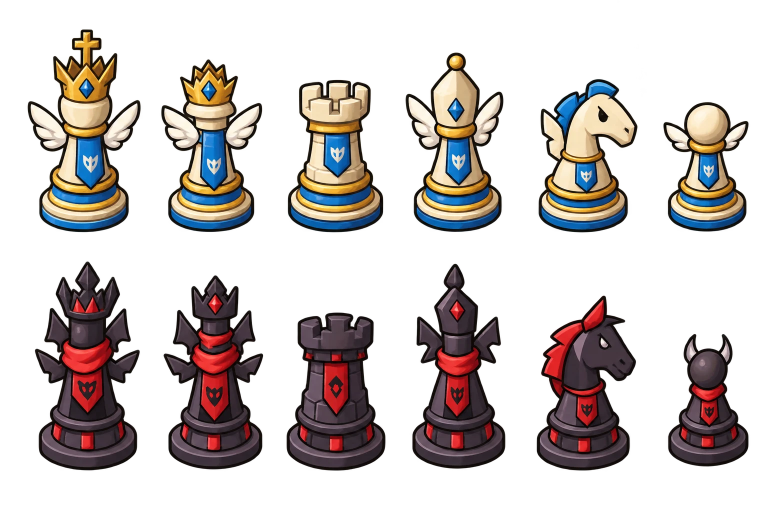
#> input picture tools/art/classic_set.webp, 1536 x 1024 px (shown at 1/2 size)
$ python build_classic.py
#> lines starting #> are read from the running program, lines starting #| are printed output that depends on the picture; after the words box and inside, x2 and y2 are one past the last pixel; in counts of white or black regions, pixels touching at a corner belong together
"""Bakes the still-picture chess sets (Settings "piece_set"): "classic", Bonta against Brâkmar, and "staunton",
plain ivory and ebony Staunton pieces. For "classic": White is Bonta (angels: ivory,
sky blue, gold, feathered wings), black is Brâkmar (demons: charcoal, crimson, bat wings, horns).

    python tools/build_classic.py [--set classic|staunton|all] [--preview out.png]
        (with the python that has skia, like loading_runners.py)
    -> game/assets/gen/<set>/<side>_<role>.json + .png      (density 1.5, sharp up to 4K)
       game/assets/gen/<set>_1x/<side>_<role>.json + .png   (density 1.0)

The pictures come from one painted sheet, tools/art/classic_set.webp (transparent background, white row on top,
black row below, king queen rook bishop knight pawn from left to right). Touched up here:
    - the emblems on the banners: Bonta's pair of white wings, Brâkmar's pair of horns (city of the angels, of
      the demons) instead of the sheet's own marks;
    - Brâkmar's king and queen wear gold crowns, like Bonta's;
    - Brâkmar's queen has a demon's horns, so she does not look like her king.

"staunton" comes from tools/art/staunton_set.webp, same layout on a plain green background (keyed out here), used
as it is: its proportions are already a real set's, scaled so its king stands as tall as the classic one.

The pieces are still pictures: their animations (breathing, hop, lunge, hit, fall, cheer) are transforms of that
one picture, written into the atlas frames ("t": [degrees, scale x, scale y, dx, dy] around the feet, see
src/render/flash_sprite.gd). Same atlas format as the creatures otherwise (src/render/atlas.gd).
"""
from __future__ import annotations

import argparse
import json
import math
from collections import deque
from pathlib import Path

import numpy as np
import skia
from PIL import Image

ROOT = Path(__file__).resolve().parents[1]
GEN = ROOT / "game" / "assets" / "gen"
SHEET = ROOT / "tools" / "art" / "classic_set.webp"
FPS = 60.0
SIDES = ("white", "black")
ROLES = ("king", "queen", "rook", "bishop", "knight", "pawn")
LAYOUT = 0.5      # layout px per sheet px ("classic"; "staunton" is matched to its king): the king stands ~205 layout px tall, like the creatures' tallest
# like a real set: the king the biggest (taller and broader), the queen next (taller); (width, height) factors
ROLE_SCALE = {"king": (1.2, 1.14), "queen": (1.04, 1.12)}
FOOT_K = 0.3      # the base's bottom ellipse: its half height over its half width, on the sheet's own view
SETS = {
    "classic": {"sheet": "classic_set.webp", "foot_k": 0.3},
    "staunton": {"sheet": "staunton_set.webp", "foot_k": 0.22, "key_green": True, "role_scale": {}},
}
OUTLINE = (24, 16, 20)
GOLD = [(0.0, (70, 46, 14)), (0.25, (148, 86, 18)), (0.5, (211, 141, 39)), (0.75, (238, 176, 53)),
        (1.0, (255, 230, 140))]


# --- the sheet ------------------------------------------------------------------------------------------------------

def _runs(v):
    out, start = [], None
    for i, x in enumerate(v):
        if x and start is None:
            start = i
        elif not x and start is not None:
            out.append((start, i))
            start = None
    if start is not None:
        out.append((start, len(v)))
    return out


def _boxes(alpha: np.ndarray) -> dict:
    """(side, role) -> (x0, y0, x1, y1) of every piece on the sheet."""
    on = alpha > 8
    out = {}
    rows = [r for r in _runs(on.any(1)) if r[1] - r[0] > 12]  # specks of the background ignored
    assert len(rows) == 2, rows
    for side, (y0, y1) in zip(SIDES, rows):
        cols = [c for c in _runs(on[y0:y1].any(0)) if c[1] - c[0] > 12]
        assert len(cols) == 6, cols
        for role, (x0, x1) in zip(ROLES, cols):
            ys = np.nonzero(on[y0:y1, x0:x1].any(1))[0]
            out[(side, role)] = (x0, y0 + ys[0], x1, y0 + ys[-1] + 1)
    return out


def _label(mask: np.ndarray):
    """The connected parts of `mask` (4-neighbours), as (ys, xs) arrays."""
    seen = np.zeros_like(mask, bool)
    H, W = mask.shape
    for y0, x0 in zip(*np.nonzero(mask)):
        if seen[y0, x0]:
            continue
        q = deque([(y0, x0)])
        seen[y0, x0] = True
        ys, xs = [], []
        while q:
            y, x = q.popleft()
            ys.append(y)
            xs.append(x)
            for yy, xx in ((y + 1, x), (y - 1, x), (y, x + 1), (y, x - 1)):
                if 0 <= yy < H and 0 <= xx < W and mask[yy, xx] and not seen[yy, xx]:
                    seen[yy, xx] = True
                    q.append((yy, xx))
        yield np.array(ys), np.array(xs)


def _grow(m: np.ndarray, n: int) -> np.ndarray:
    for _ in range(n):
        g = m.copy()
        g[1:] |= m[:-1]
        g[:-1] |= m[1:]
        g[:, 1:] |= m[:, :-1]
        g[:, :-1] |= m[:, 1:]
        m = g
    return m


def _lum(a):
    return 0.3 * a[..., 0] + 0.59 * a[..., 1] + 0.11 * a[..., 2]


# --- the emblems ----------------------------------------------------------------------------------------------------

# [83 lines left out: functions _p, _wings, _horns, _gold_paint, _crown_wings, not called in this run]


MARGIN = 0.8  ## the emblem drawn at 80 % of its box


def _stamp(draw, size: int) -> np.ndarray:
    """RGBA array of an emblem drawn at `size` px (4x supersampled)."""
    ss = 4
    s = skia.Surface(size * ss, size * ss)
    cv = s.getCanvas()
    cv.clear(0)
    cv.scale(size * ss / 100.0, size * ss / 100.0)
    # a margin all round: the wings reach the box's sides, their outline must not be cut off
    cv.translate(50, 50)
    cv.scale(MARGIN, MARGIN)
    cv.translate(-50, -50)
    draw(cv)
    a = s.makeImageSnapshot().toarray(colorType=skia.kRGBA_8888_ColorType, alphaType=skia.kUnpremul_AlphaType)
    return np.array(Image.fromarray(a, "RGBA").resize((size, size), Image.LANCZOS))


# [7 lines left out: function _over, not called in this run]


def _emblems(a: np.ndarray, boxes: dict):
    """Swaps the marks on the banners (holes in the blue / red cloth) for the cities' emblems; the kings get a gold
    crown between gold wings, to be told from the queens at a glance."""
    r, g, b, al = a[..., 0], a[..., 1], a[..., 2], a[..., 3]
    H = a.shape[0]
    cloth = {
        "white": (b > r + 40) & (b > 90) & (al > 200),
        "black": (r > 120) & (r > g + 70) & (r > b + 50) & (al > 200),
    }
    done = 0
    for side, m in cloth.items():
        half = slice(0, H // 2) if side == "white" else slice(H // 2, H)
        mm = np.zeros_like(m)
        mm[half] = m[half]
        for ys, xs in _label(~mm):
            if ys.min() == 0 or xs.min() == 0 or ys.max() == H - 1 or xs.max() == a.shape[1] - 1:
                continue  # the outside
            if len(xs) < 150:
                continue  # folds and specks
            hole = np.zeros_like(m)
            hole[ys, xs] = True
            hole = _grow(hole, 2)
            known = mm & ~hole
            # fill the hole with the cloth around it (diffusion from its edge inwards)
            todo = hole.copy()
            while todo.any():
                acc = np.zeros(a.shape[:2] + (3,))
                n = np.zeros(a.shape[:2])
                for dy, dx in ((1, 0), (-1, 0), (0, 1), (0, -1), (1, 1), (-1, -1), (1, -1), (-1, 1)):
                    k = np.roll(np.roll(known, dy, 0), dx, 1)
                    c = np.roll(np.roll(a[..., :3], dy, 0), dx, 1)
                    acc += c * k[..., None]
                    n += k
                front = todo & (n > 0)
                if not front.any():
                    break
                a[front, :3] = acc[front] / n[front][:, None]
                a[front, 3] = 255
                known = known | front
                todo &= ~front
            # the emblem, as wide as the old mark
            w = xs.max() - xs.min() + 1
            hgt = ys.max() - ys.min() + 1
            size = int(max(w, hgt) * 1.15 / MARGIN)
            cx, cy = (xs.min() + xs.max()) / 2, (ys.min() + ys.max()) / 2
            kx0, ky0, kx1, ky1 = boxes[(side, "king")]
            king = kx0 <= cx < kx1 and ky0 <= cy < ky1
            if king:
                size = int(size * 1.6)
            st = _stamp(_crown_wings if king else (_wings if side == "white" else _horns), size)
            _over(a, st, int(round(cx - size / 2)), int(round(cy - size / 2)))
            done += 1
    assert done == 12, done


def _gold(a: np.ndarray, box, rows: tuple[float, float], cols: tuple[float, float], lower=None):
    """Brâkmar's crowns: their charcoal turned to gold. The crown is the part of the box between `rows` (fractions of
    the piece's height) and `cols` (of its width); `lower` = (row, cols) widens it down to the crown's band."""
    x0, y0, x1, y1 = box
    W, H = x1 - x0, y1 - y0
    m = np.zeros(a.shape[:2], bool)
    m[y0 + int(rows[0] * H):y0 + int(rows[1] * H), x0 + int(cols[0] * W):x0 + int(cols[1] * W)] = True
    if lower:
        row, c = lower
        m[y0 + int(rows[1] * H):y0 + int(row * H), x0 + int(c[0] * W):x0 + int(c[1] * W)] = True
    px = a[m]
    red = (px[:, 0] > px[:, 1] + 60) & (px[:, 0] > px[:, 2] + 40)
    t = np.clip((_lum(px) - 26) / 64.0, 0, 1)
    out = np.zeros((len(px), 3))
    for (t0, c0), (t1, c1) in zip(GOLD, GOLD[1:]):
        k = (t >= t0) & (t <= t1)
        f = ((t[k] - t0) / (t1 - t0))[:, None]
        out[k] = np.array(c0) * (1 - f) + np.array(c1) * f
    # the outline stays dark, eased into the gold through its soft edge
    edge = np.clip((_lum(px) - 14) / 14.0, 0, 1)[:, None]
    out = px[:, :3] * (1 - edge) + out * edge
    keep = red | (px[:, 3] < 8)
    px[~keep, :3] = out[~keep]
    a[m] = px


def _queen_horns(a: np.ndarray, box):
    """Brâkmar's queen: two curved horns rising from behind her crown."""
    x0, y0, x1, y1 = box
    W, H = x1 - x0, y1 - y0
    pad = 60
    layer = skia.Surface(W + 2 * pad, H + 2 * pad)
    cv = layer.getCanvas()
    cv.clear(0)
    cv.translate(pad + W / 2, pad)
    line = skia.Paint(AntiAlias=True, Color=skia.Color(*OUTLINE), Style=skia.Paint.kStroke_Style, StrokeWidth=7,
                      StrokeJoin=skia.Paint.kRound_Join)
    for flip in (-1, 1):
        cv.save()
        cv.scale(flip, 1)
        # the root hidden behind the crown's side, the horn curling out then up, tip in
        horn = _p([(30, 72), (76, 68, 74, 26), (72, 2, 52, -12), (60, 12, 55, 32), (50, 50, 28, 50)])
        cv.drawPath(horn, line)
        cv.drawPath(horn, skia.Paint(AntiAlias=True, Color=skia.Color(142, 130, 138)))  # the shaded outer side
        cv.save()
        cv.clipPath(horn, skia.ClipOp.kIntersect, True)
        cv.translate(-6, 3)
        cv.drawPath(horn, skia.Paint(AntiAlias=True, Color=skia.Color(214, 206, 204)))  # the lit inner side
        cv.restore()
        cv.drawPath(horn, line)
        for y, ra, rb in ((48, 46, 70), (30, 54, 72)):  # ridges
            cv.drawLine(ra, y + 4, rb, y - 2, skia.Paint(AntiAlias=True, Color=skia.Color(*OUTLINE), StrokeWidth=3,
                                                         StrokeCap=skia.Paint.kRound_Cap))
        cv.drawCircle(58, 14, 3.5, skia.Paint(AntiAlias=True, Color=skia.Color(248, 244, 238)))  # glint
        cv.restore()
    hl = layer.makeImageSnapshot().toarray(colorType=skia.kRGBA_8888_ColorType, alphaType=skia.kUnpremul_AlphaType)
    # behind the queen: the horns first, the piece over them
    region = a[y0 - pad:y1 + pad, x0 - pad:x1 + pad].copy()
    under = hl.astype(float)
    pa = region[..., 3:4] / 255.0
    ha = under[..., 3:4] / 255.0
    ua = pa + ha * (1 - pa)
    rgb = under[..., :3] * ha * (1 - pa) + region[..., :3] * pa
    region[..., :3] = np.where(ua > 0, rgb / np.maximum(ua, 1e-6), 0)
    region[..., 3:4] = ua * 255.0
    a[y0 - pad:y1 + pad, x0 - pad:x1 + pad] = region


def _key_green(a: np.ndarray):
    """A plain green background made transparent; the soft edges lose their green (unmixed from it)."""
    rgb = a[..., :3]
    green = rgb[..., 1] - np.maximum(rgb[..., 0], rgb[..., 2])
    border = np.concatenate([green[:4].ravel(), green[-4:].ravel(), green[:, :4].ravel(), green[:, -4:].ravel()])
    g0 = float(np.median(border))
    edge = np.concatenate([rgb[:4].reshape(-1, 3), rgb[-4:].reshape(-1, 3)])
    bg = np.median(edge, 0)
    al = np.clip(1 - (green - 4) / (g0 - 10), 0, 1)
    al[al < 0.04] = 0
    al[al > 0.96] = 1
    with np.errstate(divide="ignore", invalid="ignore"):
        un = (rgb - (1 - al[..., None]) * bg) / al[..., None]
    a[..., :3] = np.where(al[..., None] > 0, np.clip(un, 0, 255), 0)
    a[..., 3] = al * 255


def load_sheet():
    """The touched-up sheet (float RGBA) and every piece's box on it."""
    a = np.array(Image.open(SHEET).convert("RGBA")).astype(float)
    if CFG.get("key_green"):
        _key_green(a)
        return a, _boxes(a[..., 3])
    a[..., 3] = np.where(a[..., 3] >= 250, 255, a[..., 3])
    boxes = _boxes(a[..., 3])
    _emblems(a, boxes)
    _gold(a, boxes[("black", "king")], (0.0, 0.225), (0.19, 0.81), (0.275, (0.31, 0.69)))
    _gold(a, boxes[("black", "queen")], (0.0, 0.20), (0.24, 0.76), (0.27, (0.28, 0.72)))
    _queen_horns(a, boxes[("black", "queen")])
    boxes = _boxes(a[..., 3])  # the horns widened the queen
    return a, boxes


def render(sheet, boxes, side: str, role: str, density: float):
    """The piece at `density` texels per layout px; returns (image, feet origin inside it, foot radius in layout px)."""
    x0, y0, x1, y1 = boxes[(side, role)]
    pad = 3
    crop = sheet[y0 - pad:y1 + pad, x0 - pad:x1 + pad]
    al = crop[..., 3]
    # premultiplied for the resize (no dark fringes), then back
    pm = crop.copy()
    pm[..., :3] *= al[..., None] / 255.0
    sx, sy = CFG.get("role_scale", ROLE_SCALE).get(role, (1.0, 1.0))
    kx, ky = LAYOUT * density * sx, LAYOUT * density * sy
    w, h = round(pm.shape[1] * kx), round(pm.shape[0] * ky)
    chans = [np.array(Image.fromarray(pm[..., c].astype(np.float32), "F").resize((w, h), Image.LANCZOS))
             for c in range(4)]
    out = np.stack(chans, -1)
    out[..., 3] = np.clip(out[..., 3], 0, 255)
    rgb = np.where(out[..., 3:4] > 0.5, out[..., :3] * 255.0 / np.maximum(out[..., 3:4], 1e-6), 0)
    img = Image.fromarray(np.dstack([np.clip(rgb, 0, 255), out[..., 3]]).astype(np.uint8), "RGBA")
    # the feet: the middle of the base's bottom ellipse (its half width from the lowest tenth of the piece)
    on = al > 128
    rows = np.nonzero(on.any(1))[0]
    low = on[rows[-1] - int(0.1 * (y1 - y0)):rows[-1]]
    xs = np.nonzero(low.any(0))[0]
    rx = (xs[-1] - xs[0]) / 2
    fx = (xs[0] + xs[-1]) / 2
    fy = rows[-1] - CFG.get("foot_k", FOOT_K) * rx
    return img, (fx * kx, fy * ky), rx * LAYOUT * sx


# --- animations (transforms of the still picture) -------------------------------------------------------------------

def ease(t):
    return t * t * (3 - 2 * t)


def pivot(rot_deg, px, py):
    """Translation that makes a rotation about the feet turn about (px, py) instead (layout px)."""
    a = math.radians(rot_deg)
    rx = px * math.cos(a) - py * math.sin(a)
    ry = px * math.sin(a) + py * math.cos(a)
    return px - rx, py - ry


def anims(role: str, height: float, base_r: float) -> dict:
    """key -> (frames: [(deg, sx, sy, dx, dy)], events {frame: [tags]}, loop)."""
    # idle: breathing, a slow rise and fall with a hint of sway (the piece starts it at a random frame)
    n = 210
    idle = []
    for i in range(n):
        t = i / n
        br = math.sin(2 * math.pi * t)
        idle.append((0.7 * math.sin(2 * math.pi * t + 1.2), 1 - 0.008 * br, 1 + 0.018 * br, 0, 0))
    out = {"static_R": (idle, {}, True)}
    # walk: little hops, squashing as it lands (with a soft knock)
    n = 22
    hop = []
    for i in range(n):
        t = i / n
        y = -math.sin(math.pi * t) * 13.0
        sq = 0.0
        if t < 0.14:
            sq = 1 - t / 0.14
        elif t > 0.9:
            sq = (t - 0.9) / 0.1
        hop.append((math.sin(2 * math.pi * t) * 2.5, 1 + 0.07 * sq, 1 - 0.09 * sq + 0.04 * math.sin(math.pi * t), 0, y))
    out["walk_R"] = (hop, {"0": ["sound:blop_step"]}, True)
    # attack: lean back, then a fast lunge forward that strikes, then settle
    f = []
    n = 44
    for i in range(n):
        t = i / (n - 1)
        if t < 0.35:
            k = ease(t / 0.35)
            rot, dx = -12 * k, -6 * k
        elif t < 0.5:
            k = (t - 0.35) / 0.15
            rot, dx = -12 + 36 * k * k, -6 + 40 * k * k
        else:
            k = ease((t - 0.5) / 0.5)
            rot, dx = 24 * (1 - k) + math.sin(k * math.pi * 2) * 3 * (1 - k), 34 * (1 - k)
        f.append((rot, 1, 1, dx, 0))
    out["anim0_R"] = (f, {"10": ["sound:rapid_swish"], "22": ["impact"], str(n - 1): ["end"]}, False)
    # hit: knocked back, wobbling
    f = []
    n = 28
    for i in range(n):
        t = i / (n - 1)
        rot = -16 * math.exp(-4 * t) * math.cos(t * 9)
        dx, dy = pivot(rot, -base_r * 0.7, 0)
        f.append((rot, 1, 1, dx - 10 * math.exp(-5 * t), dy))
    out["hit_R"] = (f, {str(n - 1): ["end"]}, False)
    # death: topples over backward and bounces on its side
    f = []
    n = 50
    for i in range(n):
        t = i / (n - 1)
        if t < 0.6:
            k = (t / 0.6) ** 2
            rot = -92 * k
        else:
            k = (t - 0.6) / 0.4
            rot = -92 + 10 * math.sin(k * math.pi) * (1 - k)
        dx, dy = pivot(rot, -base_r * 0.9, 0)
        f.append((rot, 1, 1, dx, dy))
    out["die_R"] = (f, {"30": ["sound:krak_step"], str(n - 1): ["end"]}, False)
    # cheer (check, mate, promotion): a jump with a turn on itself, then a happy bounce
    f = []
    n = 60
    for i in range(n):
        t = i / (n - 1)
        if t < 0.15:
            k = t / 0.15
            f.append((0, 1 + 0.08 * k, 1 - 0.12 * k, 0, 0))
        elif t < 0.65:
            k = (t - 0.15) / 0.5
            f.append((0, math.cos(k * 2 * math.pi), 1.06, 0, -math.sin(k * math.pi) * 34))
        elif t < 0.75:
            k = (t - 0.65) / 0.1
            f.append((0, 1 + 0.1 * math.sin(k * math.pi), 1 - 0.12 * math.sin(k * math.pi), 0, 0))
        else:
            k = (t - 0.75) / 0.25
            f.append((0, 1, 1, 0, -math.sin(k * math.pi) * 9))
    out["anim1_R"] = (f, {"5": ["sound:saut"], "39": ["sound:blop_step"], str(n - 1): ["end"]}, False)
    return out


def bake(sheet, boxes, density: float, folder: str, preview: list | None = None):
    out = GEN / folder
    out.mkdir(parents=True, exist_ok=True)
    for side in SIDES:
        for role in ROLES:
            img, (ox, oy), base_r = render(sheet, boxes, side, role, density)
            key = f"{side}_{role}"
            img.save(out / f"{key}_0.png", optimize=True)
            if preview is not None:
                preview.append((key, img, oy))
            fr = {"p": 0, "r": [0, 0, img.width, img.height], "o": [round(ox, 2), round(oy, 2)]}
            data = {"density": density, "fps": FPS, "pages": [f"{key}_0.png"], "classic": True, "set": SET,
                    "anims": {}}
            for name, (frames, events, loop) in anims(role, oy / density, base_r).items():
                data["anims"][name] = {
                    "frames": [dict(fr, t=[round(v, 4) for v in t]) if t != (0, 1, 1, 0, 0) else fr for t in frames],
                    "events": events, "loop": loop}
            (out / f"{key}.json").write_text(json.dumps(data, separators=(",", ":")), encoding="utf-8")
    print(f"{folder}: 12 pièces (densité {density})")


def use_set(name: str):
    """Points the module at one set: its sheet, its options, and its scale (the king as tall as the classic one)."""
    global SET, CFG, SHEET, LAYOUT
    SET, CFG = name, SETS[name]
    SHEET = ROOT / "tools" / "art" / CFG["sheet"]
    LAYOUT = 0.5
    if name != "classic":
        ref = np.array(Image.open(ROOT / "tools" / "art" / SETS["classic"]["sheet"]).convert("RGBA"))[..., 3]
        k0 = _boxes(ref.astype(float))[("white", "king")]
        target = (k0[3] - k0[1]) * 0.5 * ROLE_SCALE["king"][1]
        sheet = np.array(Image.open(SHEET).convert("RGBA")).astype(float)
        _key_green(sheet)
        k1 = _boxes(sheet[..., 3])[("white", "king")]
        LAYOUT = target / (k1[3] - k1[1])


SET, CFG = "classic", SETS["classic"]


def main():
    ap = argparse.ArgumentParser()
    ap.add_argument("--set", default="all", choices=["all", *SETS])
    ap.add_argument("--preview", help="sheet of the 12 pieces (PNG) for a quick look")
    a = ap.parse_args()
    for name in (SETS if a.set == "all" else [a.set]):
        use_set(name)
        sheet, boxes = load_sheet()
#> in _boxes, `on = alpha > 8`:
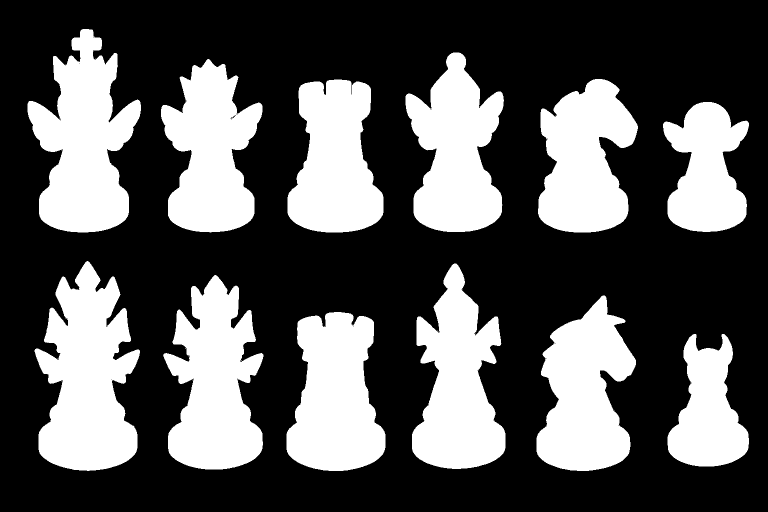
#> on: shape (1024, 1536) bool (shown at 1/2 size); 33.9% white; 19 white regions (7 under 20 px), largest, box (x1, y1, x2, y2) and area: (69, 522, 280, 942) 57703, (55, 58, 282, 465) 54023, (326, 550, 527, 939) 50665
#> the loop in _runs, `for i, x in enumerate(v):` made 1024 passes
#> (x, start) on pass 59: (True, 58)
#> after the loop in _runs, `for i, x in enumerate(v):`: out = [(58, 465), (522, 942)]
#> the loop in _boxes, `for side, (y0, y1) in zip(SIDES, rows):` made 2 passes
#> after the loop in _boxes, `for side, (y0, y1) in zip(SIDES, rows):`: out = 12 items
#> in _emblems, `r, g, b, al = a[..., 0], a[..., 1], a[..., 2], a[..., 3]`:
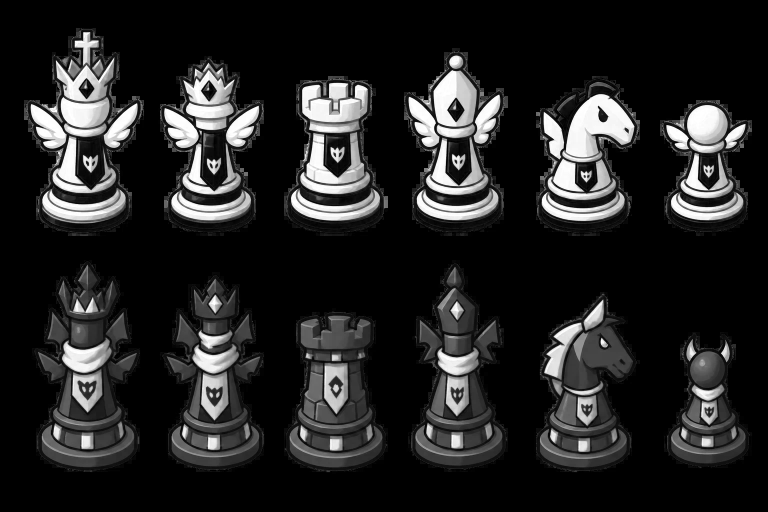
#> r: shape (1024, 1536) float64 (shown at 1/2 size); min 0, max 255, mean 36.5
#> in _emblems, `r, g, b, al = a[..., 0], a[..., 1], a[..., 2], a[..., 3]`:
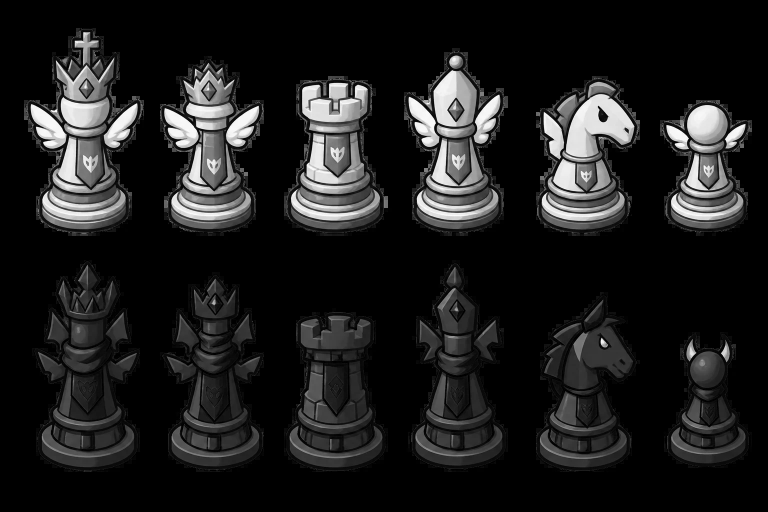
#> g: shape (1024, 1536) float64 (shown at 1/2 size); min 0, max 255, mean 29.8
#> (the rest of the program and of its run is left out)
